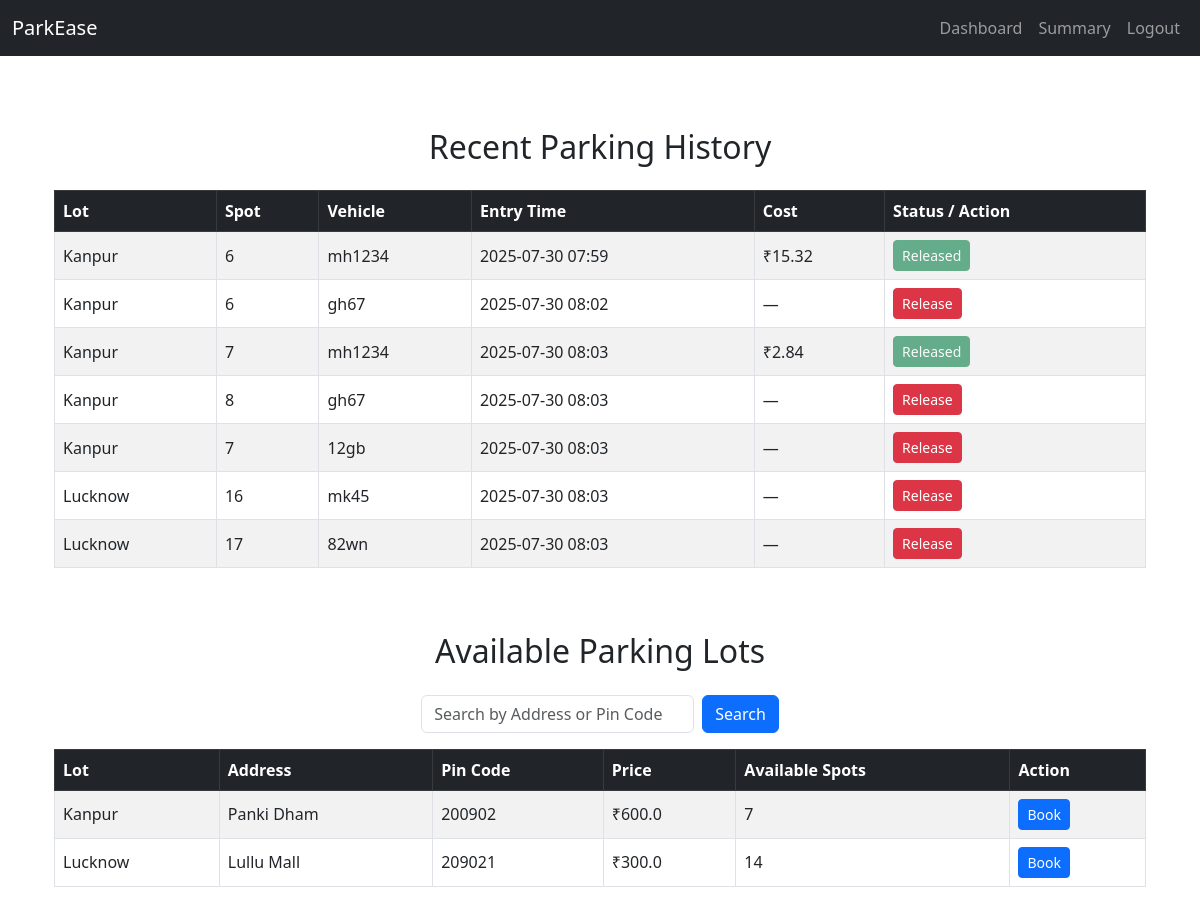
Before: /user/dashboard (signed in) with the older database file.
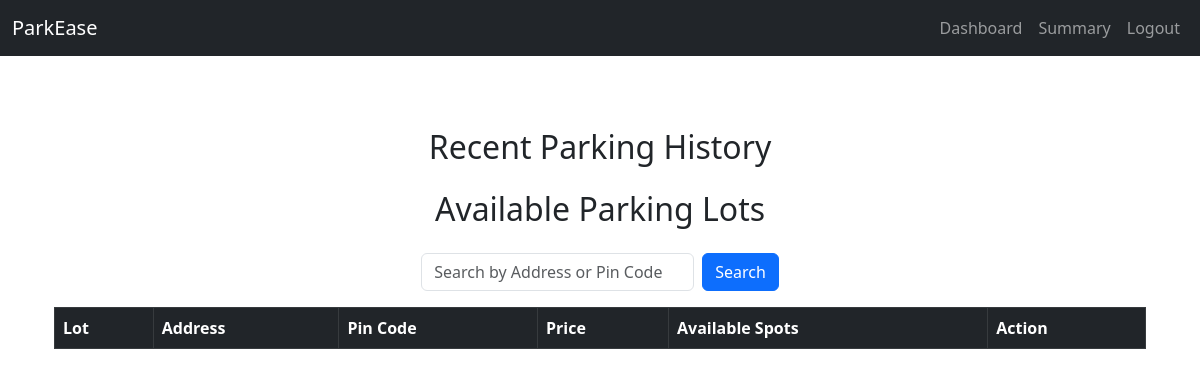
After: the same page with the newer database file.
### models.py (models this page shows)
class Reservation(db.Model):
    __tablename__ = 'reservations'
    id = db.Column(db.Integer, primary_key=True)
    spot_id = db.Column(db.Integer, db.ForeignKey('parking_spots.id'), nullable=False)
    user_id = db.Column(db.Integer, db.ForeignKey('users.id'), nullable=False)
    vehicle_number = db.Column(db.String(20), nullable=False)
    parking_timestamp = db.Column(db.DateTime, default=datetime.utcnow)
    leaving_timestamp = db.Column(db.DateTime, nullable=True)
    total_cost = db.Column(db.Float, nullable=True)
    user = db.relationship('User', back_populates='reservations')
    spot = db.relationship('ParkingSpot', back_populates='reservations')

class ParkingLot(db.Model):
    __tablename__ = 'parking_lots'
    id = db.Column(db.Integer, primary_key=True)
    prime_location_name = db.Column(db.String(100), nullable=False)
    address = db.Column(db.String(200), nullable=False)
    pin_code = db.Column(db.String(10), nullable=False)
    price = db.Column(db.Float, nullable=False)
    max_spots = db.Column(db.Integer, nullable=False)
    spots = db.relationship('ParkingSpot', back_populates='lot', cascade='all, delete-orphan')

class ParkingSpot(db.Model):
    __tablename__ = 'parking_spots'
    id = db.Column(db.Integer, primary_key=True)
    lot_id = db.Column(db.Integer, db.ForeignKey('parking_lots.id'), nullable=False)
    status = db.Column(db.String(1), nullable=False, default='A')  # 'A' for available, 'O' for occupied
    lot = db.relationship('ParkingLot', back_populates='spots')
    reservations = db.relationship('Reservation', back_populates='spot')

### routes.py (the view)
    @app.route('/user/dashboard', methods=['GET', 'POST'])
    def user_dashboard():
        if not session.get('user_id'):
            return redirect(url_for('login'))
        user = User.query.get(session['user_id'])
        reservations = Reservation.query.filter_by(user_id=user.id).all()
        search_query = request.form.get('search', '').strip() if request.method == 'POST' else ''
        if search_query:
            lots = ParkingLot.query.filter(
                (ParkingLot.address.ilike(f"%{search_query}%")) |
                (ParkingLot.pin_code.ilike(f"%{search_query}%"))
            ).all()
        else:
            lots = ParkingLot.query.all()
        return render_template('user_dashboard.html', user=user, reservations=reservations, lots=lots, search_query=search_query)

### templates/user_dashboard.html (shortened to what this page needs)
{% extends 'index.html' %}
{% block content %}
<div class="container mt-4">
    <h2 class="text-center mb-4">Recent Parking History</h2>
    {% if reservations %}
    <div class="table-responsive mb-5">
        <table class="table table-striped table-bordered align-middle">
            <thead class="table-dark">
                <tr>
                    <th>Lot</th>
                    <th>Spot</th>
                    <th>Vehicle</th>
                    <th>Entry Time</th>
                    <th>Cost</th>
                    <th>Status / Action</th>
                </tr>
            </thead>
            <tbody>
                {% for r in reservations %}
                <tr>
                    <td>{{ r.spot.lot.prime_location_name if r.spot and r.spot.lot else 'N/A' }}</td>
                    <td>{{ r.spot.id if r.spot else 'N/A' }}</td>
                    <td>{{ r.vehicle_number }}</td>
                    <td>{{ r.parking_timestamp.strftime('%Y-%m-%d %H:%M') }}</td>
                    <td>{% if r.total_cost %}₹{{ r.total_cost }}{% else %}—{% endif %}</td>
                    <td>
                        {% if not r.leaving_timestamp %}
                        <a href="{{ url_for('release_parking', reservation_id=r.id) }}" class="btn btn-danger btn-sm">Release</a>
                        {% else %}
                        <span class="btn btn-success btn-sm disabled">Released</span>
                        {% endif %}
                    </td>
                </tr>
                {% endfor %}
            </tbody>
        </table>
    </div>
    {% endif %}
    <h2 class="text-center mb-4">Available Parking Lots</h2>
    <form method="post" class="mb-3 d-flex justify-content-center">
        <input type="text" name="search" class="form-control w-25 me-2" placeholder="Search by Address or Pin Code" value="{{ search_query|default('') }}">
        <button type="submit" class="btn btn-primary">Search</button>
    </form>
    <div class="table-responsive">
        <table class="table table-striped table-bordered align-middle">
            <thead class="table-dark">
                <tr>
                    <th>Lot</th>
                    <th>Address</th>
                    <th>Pin Code</th>
                    <th>Price</th>
                    <th>Available Spots</th>
                    <th>Action</th>
                </tr>
            </thead>
            <tbody>
                {% for lot in lots %}
                <tr>
                    <td>{{ lot.prime_location_name }}</td>
                    <td>{{ lot.address }}</td>
                    <td>{{ lot.pin_code }}</td>
                    <td>₹{{ lot.price }}</td>
                    <td>{{ lot.spots|selectattr('status', 'equalto', 'A')|list|length }}</td>
                    <td>
                        {% if lot.spots|selectattr('status', 'equalto', 'A')|list|length > 0 %}
                        <a href="{{ url_for('book_parking', lot_id=lot.id) }}" class="btn btn-primary btn-sm">Book</a>
                        {% else %}
                        <span class="btn btn-secondary btn-sm disabled">Full</span>
                        {% endif %}
                    </td>
                </tr>
                {% endfor %}
            </tbody>
        </table>
    </div>
</div>
{% endblock %}

### templates/index.html (shortened to what this page needs)
<!DOCTYPE html>
<html lang="en">
<head>
    <link href="https://cdn.jsdelivr.net/npm/bootstrap@5.3.0/dist/css/bootstrap.min.css" rel="stylesheet">
</head>
<body>
    <nav class="navbar navbar-expand-lg navbar-dark bg-dark mb-4">
        <div class="container-fluid">
            <a class="navbar-brand" href="{{ url_for('index') }}">ParkEase</a>
            <div class="collapse navbar-collapse">
                <ul class="navbar-nav ms-auto">
                    {% if session.get('admin') %}
                        <li class="nav-item"><a class="nav-link" href="{{ url_for('admin_dashboard') }}">Dashboard</a></li>
                        <li class="nav-item"><a class="nav-link" href="{{ url_for('admin_users') }}">Users</a></li>
                        <li class="nav-item"><a class="nav-link" href="{{ url_for('admin_summary') }}">Summary</a></li>
                        <li class="nav-item"><a class="nav-link" href="{{ url_for('logout') }}">Logout</a></li>
                    {% elif session.get('user_id') %}
                        <li class="nav-item"><a class="nav-link" href="{{ url_for('user_dashboard') }}">Dashboard</a></li>
                        <li class="nav-item"><a class="nav-link" href="{{ url_for('user_summary') }}">Summary</a></li>
                        <li class="nav-item"><a class="nav-link" href="{{ url_for('logout') }}">Logout</a></li>
                    {% else %}
                        <li class="nav-item"><a class="nav-link" href="{{ url_for('admin_login') }}">Admin Login</a></li>
                    {% endif %}
                </ul>
            </div>
        </div>
    </nav>
    <div class="container">
        <div class="row justify-content-center">
        </div>
        {% block content %}{% endblock %}
    </div>
</body>
</html>

Changed rows visible on the page:
removed Reservation: spot.lot "Kanpur", spot "6", vehicle_number "mh1234", parking_timestamp "2025-07-30 07:59", total_cost "15.32", shows "Released"
removed Reservation: spot.lot "Kanpur", spot "6", vehicle_number "gh67", parking_timestamp "2025-07-30 08:02"
removed Reservation: spot.lot "Kanpur", spot "7", vehicle_number "mh1234", parking_timestamp "2025-07-30 08:03", total_cost "2.84", shows "Released"
removed Reservation: spot.lot "Kanpur", spot "8", vehicle_number "gh67", parking_timestamp "2025-07-30 08:03"
removed Reservation: spot.lot "Kanpur", spot "7", vehicle_number "12gb", parking_timestamp "2025-07-30 08:03"
removed Reservation: spot.lot "Lucknow", spot "16", vehicle_number "mk45", parking_timestamp "2025-07-30 08:03"
removed Reservation: spot.lot "Lucknow", spot "17", vehicle_number "82wn", parking_timestamp "2025-07-30 08:03"
removed ParkingLot: prime_location_name "Kanpur", address "Panki Dham", pin_code "200902", price "600.0", spots|selectattr "7"
removed ParkingLot: prime_location_name "Lucknow", address "Lullu Mall", pin_code "209021", price "300.0", spots|selectattr "14"
Other visible differences:
text no longer shown: "Lot Spot Vehicle Entry Time Cost Status / Action"
